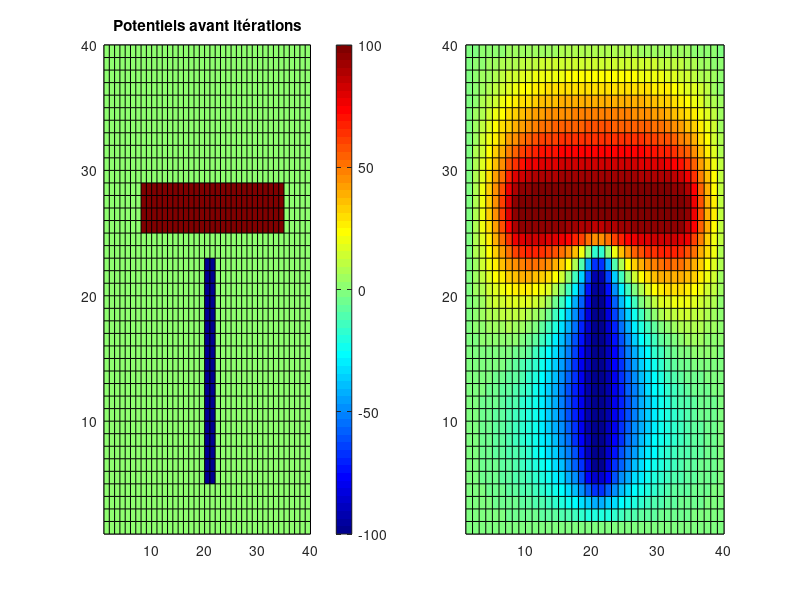

The MATLAB source for this figure: (Note: this script raises an error after producing the figure.)
% Resolution equation de Laplace
%
clear
close all
clc

%% Dimensions / maillage
dx=1; % cm
dy=1; % cm
Nx = 40;
Ny = 40;

%% Potentiels / sources
v0 = 0; % condition aux limites (en V)
v1 = 100; % conducteur 1
v2 = -100; % conducteur 2

% Initialisation la matrice de calcul
V = zeros(Nx,Ny); % mettre toute la matrice a zero

%% Sources
V(25:28, 8:34) = v1; % Conducteur 1
V(5:22, 20:21) = v2; % Conducteur 2
figure(1)
subplot(1, 2, 1);
pcolor(V)
title("Potentiels avant itérations")

% Changer la palette de couleurs
colormap(jet)  % Palette allant du bleu au rouge
colorbar;  % Ajouter une barre de couleur

%% Calcul de convergence
Iter=0;     % Nombre d'itérations
seuil=1e-6; % Seuil de différence
cond=1;     % Condition de convergence
ii=2:Nx-1;
jj=2:Ny-1;

% Mesure du temps de calcul
tic;  % Début du chronométrage

while cond>seuil
    % Mémoire de la matrice précédente
    Vold=V;

    % Conditions aux limites
    V(1,:) = v0;    % Première colone à zéro
    V(Nx,:) = v0;   % Dernière colone à zéro
    V(:,1) = v0;    % Première ligne à zéro
    V(:,Ny) = v0;   % Dernière ligne à zéro

    % Sources
    V(25:28, 8:34) = v1; % Conducteur 1
    V(5:22, 20:21) = v2; % Conducteur 2

    % Equation de calcul
    V(ii,jj)=0.25*( V(ii+1,jj) + V(ii-1,jj) + V(ii,jj+1) + V(ii,jj-1) );

    % Calcul de condition de convergence
    cond=norm(abs(Vold(:)-V(:)));
    Iter=Iter+1;
end

% Temps écoulé
temps = toc;  % Fin du chronométrage

%% Figure
subplot(1, 2, 2);
pcolor(V)
title("Potentiels après "+Iter+" itérations", ...
    "Seuil : "+seuil+", Temps ecoulé : "+temps+"s")

% Changer la palette de couleurs
colormap(jet)  % Palette allant du bleu au rouge
colorbar;  % Ajouter une barre de couleur
